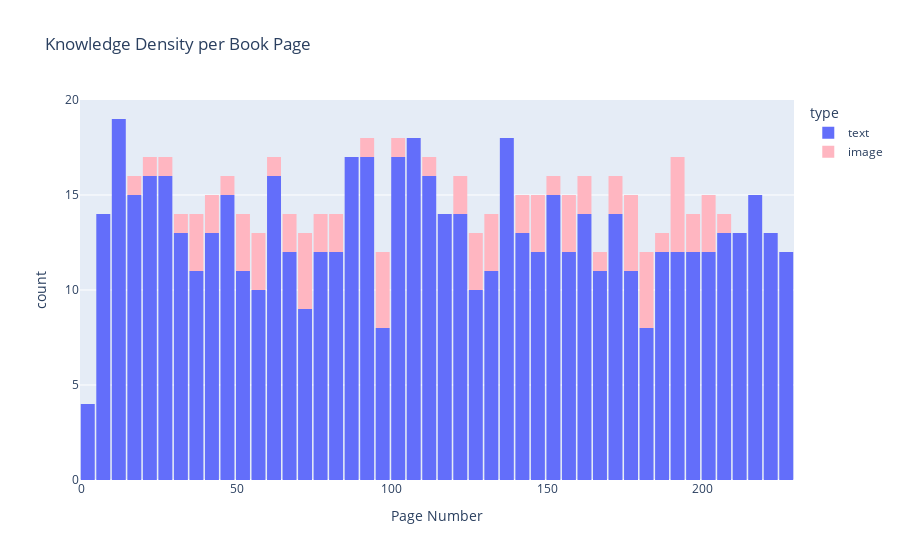

Write notebook code for a chart like this one.
### Code cell
fig_hist = px.histogram(
    df, 
    x="page", 
    color="type", 
    nbins=50,
    title="Knowledge Density per Book Page",
    labels={"page": "Page Number", "count": "Chunk Count"},
    color_discrete_map={'text': '#636EFA', 'image': '#FFB6C1'}
)
fig_hist.update_layout(bargap=0.1)
fig_hist.show()

### Figure 1 — Plotly figure (JSON) as saved in the notebook; plotly's stock layout.template omitted (floating-point values rounded to 4 significant figures; data arrays with more than 128 entries replaced by an {"elided": "..."} marker saying what was removed)
{"data": [{"bingroup": "x", "hovertemplate": "type=text<br>Page Number=%{x}<br>count=%{y}<extra></extra>", "legendgroup": "text", "marker": {"color": "#636EFA", "pattern": {"shape": ""}}, "name": "text", "nbinsx": 50, "orientation": "v", "showlegend": true, "type": "histogram", "x": {"elided": "602 float values"}, "xaxis": "x", "yaxis": "y"}, {"bingroup": "x", "hovertemplate": "type=image<br>Page Number=%{x}<br>count=%{y}<extra></extra>", "legendgroup": "image", "marker": {"color": "#FFB6C1", "pattern": {"shape": ""}}, "name": "image", "nbinsx": 50, "orientation": "v", "showlegend": true, "type": "histogram", "x": [120.0, 152.0, 145.0, 81.0, 71.0, 79.0, 100.0, 80.0, 33.0, 37.0, 175.0, 158.0, 69.0, 141.0, 190.0, 160.0, 171.0, 191.0, 169.0, 190.0, 58.0, 73.0, 204.0, 161.0, 40.0, 17.0, 46.0, 192.0, 149.0, 199.0, 131.0, 132.0, 99.0, 25.0, 128.0, 179.0, 65.0, 78.0, 177.0, 203.0, 170.0, 182.0, 183.0, 59.0, 129.0, 112.0, 50.0, 176.0, 143.0, 189.0, 180.0, 134.0, 53.0, 96.0, 146.0, 55.0, 39.0, 36.0, 95.0, 200.0, 195.0, 159.0, 98.0, 157.0, 181.0, 93.0, 127.0, 42.0, 121.0, 205.0, 192.0, 62.0, 20.0, 52.0, 70.0, 72.0], "xaxis": "x", "yaxis": "y"}], "layout": {"bargap": 0.1, "barmode": "relative", "legend": {"title": {"text": "type"}, "tracegroupgap": 0}, "title": {"text": "Knowledge Density per Book Page"}, "xaxis": {"anchor": "y", "domain": [0, 1], "title": {"text": "Page Number"}}, "yaxis": {"anchor": "x", "domain": [0, 1], "title": {"text": "count"}}}}
